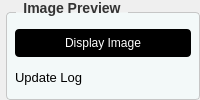
      <widget class="QFrame" name="frame">
       <property name="font">
        <font>
         <family>Segoe UI</family>
        </font>
       </property>
       <property name="frameShape">
        <enum>QFrame::NoFrame</enum>
       </property>
       <layout class="QVBoxLayout" name="vlayout_right">
        <property name="spacing">
         <number>8</number>
        </property>
        <property name="leftMargin">
         <number>6</number>
        </property>
        <property name="topMargin">
         <number>0</number>
        </property>
        <property name="rightMargin">
         <number>0</number>
        </property>
        <property name="bottomMargin">
         <number>0</number>
        </property>
        <item>
         <widget class="QGroupBox" name="groupBox_preview">
          <property name="maximumSize">
           <size>
            <width>900</width>
            <height>900</height>
           </size>
          </property>
          <property name="font">
           <font>
            <family>Segoe UI</family>
            <pointsize>-1</pointsize>
            <weight>75</weight>
            <bold>true</bold>
           </font>
          </property>
          <property name="styleSheet">
           <string notr="true">/* Khung chính của GroupBox */
QGroupBox {
    background-color: #F3F9F9; /* Màu nền theo yêu cầu của bạn */
    border: 1px solid #c6c6c6; /* Viền xám mảnh để định hình khối */
    border-radius: 4px;        /* Bo tròn góc 4px đồng bộ với QPushButton */
    margin-top: 12px;          /* Tạo khoảng cách phía trên để nhường chỗ cho chữ tiêu đề */
    font-size: 14px;           /* Kích thước chữ tiêu đề */
    font-weight: bold;         /* Làm đậm chữ tiêu đề */
    color: #333333;            /* Màu chữ tiêu đề */
}

/* Tùy chỉnh vị trí của chữ tiêu đề GroupBox */
QGroupBox::title {
    subcontrol-origin: margin;
    subcontrol-position: top left; /* Đặt tiêu đề ở góc trên bên trái */
    left: 10px;                    /* Đẩy chữ dịch vào trong một chút cho đẹp */
    padding: 0px 5px;              /* Khoảng cách đệm xung quanh chữ */
}
</string>
          </property>
          <property name="title">
           <string>Image Preview</string>
          </property>
          <layout class="QVBoxLayout" name="vlayout_preview">
           <property name="leftMargin">
            <number>8</number>
           </property>
           <property name="topMargin">
            <number>16</number>
           </property>
           <property name="rightMargin">
            <number>8</number>
           </property>
           <property name="bottomMargin">
            <number>8</number>
           </property>
           <item>
            <widget class="QSplitter" name="splitter_5">
             <property name="font">
              <font>
               <family>Segoe UI</family>
              </font>
             </property>
             <property name="orientation">
              <enum>Qt::Horizontal</enum>
             </property>
             <widget class="QLabel" name="label_display_image">
              <property name="minimumSize">
               <size>
                <width>0</width>
                <height>0</height>
               </size>
              </property>
              <property name="font">
               <font>
                <family>Segoe UI</family>
               </font>
              </property>
              <property name="styleSheet">
               <string>background-color: rgb(0, 0, 0); color: rgb(255, 255, 255); border-radius:4px;</string>
              </property>
              <property name="frameShape">
               <enum>QFrame::Box</enum>
              </property>
              <property name="frameShadow">
               <enum>QFrame::Raised</enum>
              </property>
              <property name="text">
               <string>Display Image</string>
              </property>
              <property name="scaledContents">
               <bool>true</bool>
              </property>
              <property name="alignment">
               <set>Qt::AlignCenter</set>
              </property>
              <property name="textInteractionFlags">
               <set>Qt::NoTextInteraction</set>
              </property>
             </widget>
            </widget>
           </item>
           <item>
            <widget class="QLabel" name="label">
             <property name="maximumSize">
              <size>
               <width>16777215</width>
               <height>30</height>
              </size>
             </property>
             <property name="font">
              <font>
               <family>Segoe UI</family>
               <pointsize>10</pointsize>
              </font>
             </property>
             <property name="text">
              <string>Update Log</string>
             </property>
            </widget>
           </item>
          </layout>
         </widget>
        </item>
       </layout>
      </widget>
